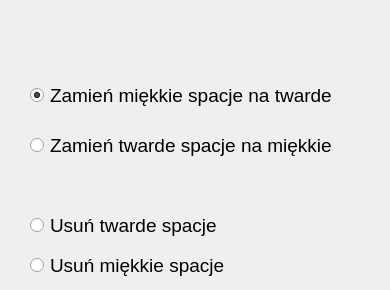
    <widget class="QWidget" name="spacje">
     <attribute name="title">
      <string>Strona</string>
     </attribute>
     <widget class="QRadioButton" name="changeSpaces2Radio">
      <property name="geometry">
       <rect>
        <x>30</x>
        <y>130</y>
        <width>331</width>
        <height>31</height>
       </rect>
      </property>
      <property name="font">
       <font>
        <family>Yu Gothic UI</family>
        <pointsize>14</pointsize>
       </font>
      </property>
      <property name="text">
       <string>Zamień twarde spacje na miękkie</string>
      </property>
     </widget>
     <widget class="QRadioButton" name="changeSpaces1Radio">
      <property name="geometry">
       <rect>
        <x>30</x>
        <y>70</y>
        <width>351</width>
        <height>51</height>
       </rect>
      </property>
      <property name="font">
       <font>
        <family>Yu Gothic UI</family>
        <pointsize>14</pointsize>
       </font>
      </property>
      <property name="text">
       <string>Zamień miękkie spacje na twarde</string>
      </property>
      <property name="checked">
       <bool>true</bool>
      </property>
     </widget>
     <widget class="QRadioButton" name="removeHardSpacesRadio">
      <property name="geometry">
       <rect>
        <x>30</x>
        <y>210</y>
        <width>331</width>
        <height>31</height>
       </rect>
      </property>
      <property name="font">
       <font>
        <family>Yu Gothic UI</family>
        <pointsize>14</pointsize>
       </font>
      </property>
      <property name="text">
       <string>Usuń twarde spacje</string>
      </property>
     </widget>
     <widget class="QRadioButton" name="removeStandardSpacesRadio">
      <property name="geometry">
       <rect>
        <x>30</x>
        <y>250</y>
        <width>331</width>
        <height>31</height>
       </rect>
      </property>
      <property name="font">
       <font>
        <family>Yu Gothic UI</family>
        <pointsize>14</pointsize>
       </font>
      </property>
      <property name="text">
       <string>Usuń miękkie spacje</string>
      </property>
     </widget>
    </widget>
